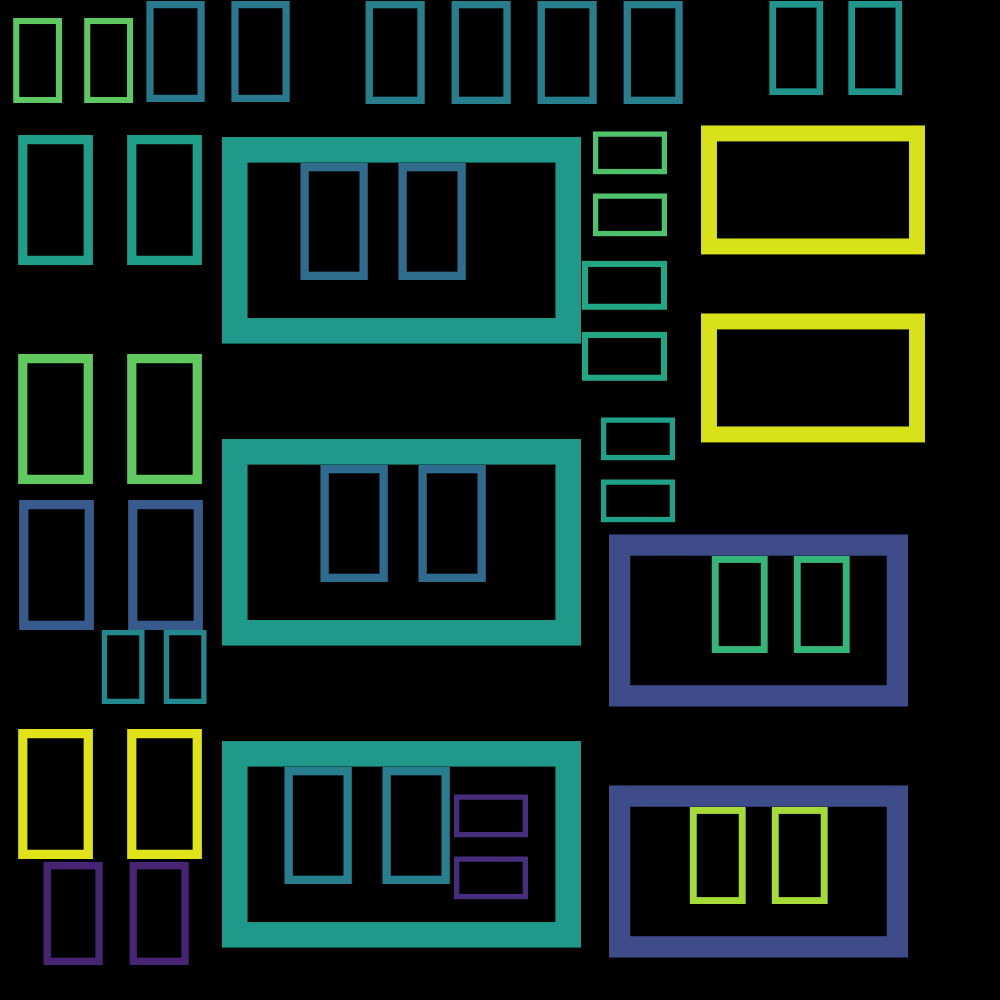

Reproduce this figure in Python.
import jieba
import wordcloud
txt = "程序设计语言是计算机能够理解和\
识别用户操作意图的一种交互体系，它按照\
特定规则组织计算机指令，使计算机能够自\
动进行各种运算处理。"
w = wordcloud.WordCloud(width=1000, height=1000)
w.generate(" ".join(jieba.lcut(txt)))
w.to_file("third.png")
